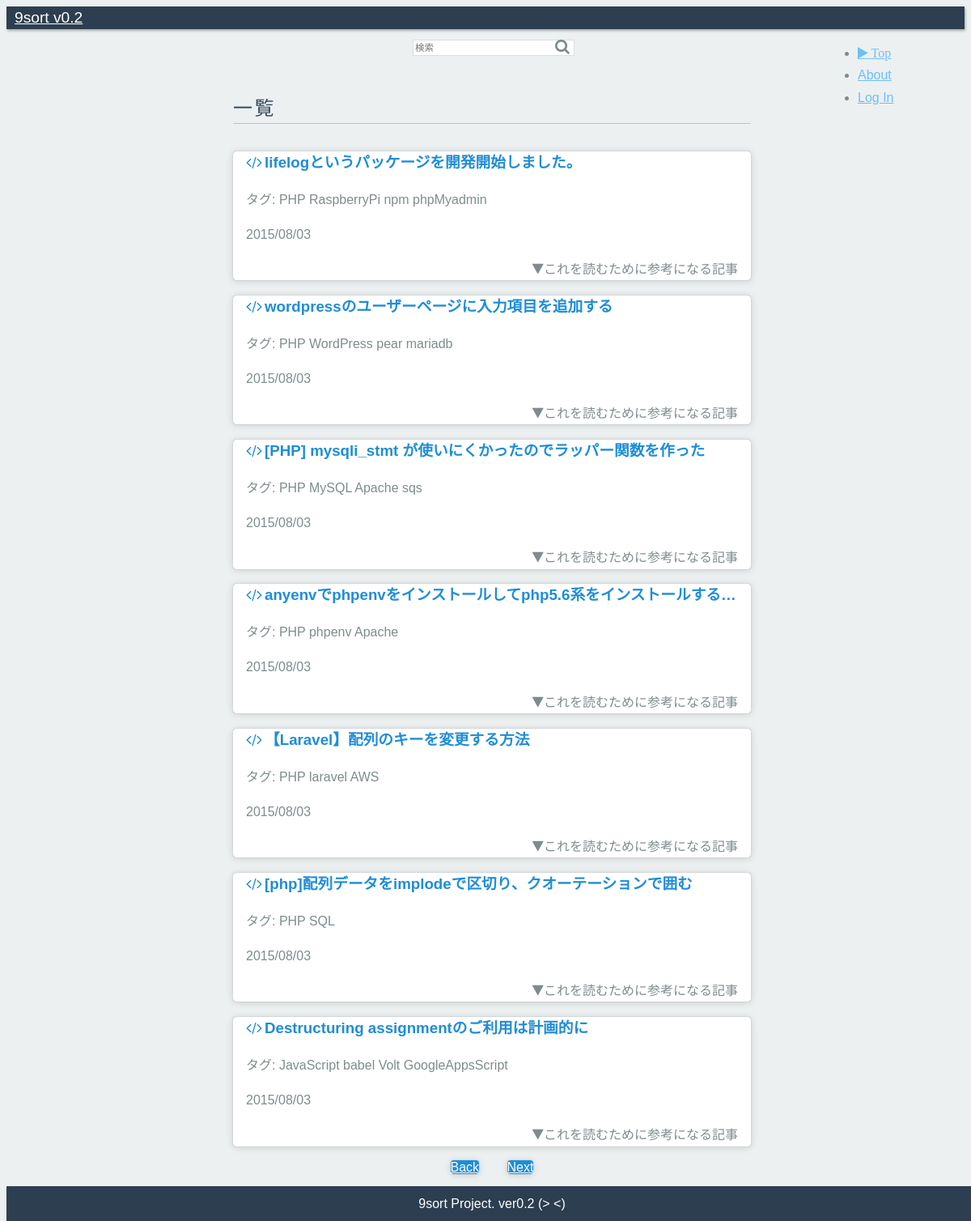
Page /index.php?p=2 on the committed database.
### tables this page shows
CREATE TABLE qiita_js(id integer primary key, title text, url text unique not null, date text, tag1 text, tag2 text, tag3 text, tag4 text, stocks integer, score integer);

### index.php (the view, shortened to what this page needs)
<?php
$SqLite3Path = "./crawl/9sort.sqlite3";
$offset = 0;
$page   = 1;
$key    = "";
$query  = "select * from qiita_js  union
select * from hatena_js union
select * from qiita_php union
select * from hatena_php
order by date desc limit 7 offset ";
$nineSortDB = new SQLite3($SqLite3Path);
if(isset($_GET["p"]) && ctype_digit($_GET["p"]) && 0 < $_GET["p"]) {
  $offset = htmlspecialchars(($_GET["p"]-1)*7);
  $page   = htmlspecialchars($_GET["p"]);
}
$backLink = "<a class='pure-button' href='./index.php?p=".($page-1)."'>Back</a>";
$nextLink = "<a class='pure-button nextbtn' href='./index.php?p=".($page+1)."'>Next</a>";
$queryResults = $nineSortDB->query($query.$offset.";");
?>
<!doctype html>
<html lang="ja">
<head>
  <link rel="stylesheet" href="//yui.yahooapis.com/pure/0.6.0/pure-min.css">
  <link rel="stylesheet" href="//maxcdn.bootstrapcdn.com/font-awesome/4.3.0/css/font-awesome.min.css">
  <link rel="stylesheet" href="css/common.css">
</head>
<body>
  <div class="header">
    <div class="home-menu pure-menu pure-menu-horizontal pure-menu-scrollable pure-menu-fixed">
      <a class="pure-menu-heading" href="./index.php">9sort v0.2</a>
      <form class="pure-menu-heading pure-form" method="get" action="index.php">
        <search class="search">
          <input type="text" class="pure-input-rounded" placeholder="検索" name="q" value="<?php echo $key; ?>">
          <button type="submit" class="search-btn fa fa-search"></button>
        </search>
      </form>
      <ul class="pure-menu-list">
        <li class="pure-menu-item"><a href="index.php" class="pure-menu-link fa fa-play"> Top</a></li>
        <li class="pure-menu-item"><a href="" class="pure-menu-link">About</a></li>
        <li class="pure-menu-item"><a href="" class="pure-menu-link">Log In</a></li>
      </ul>
    </div>
  </div>
  <div class="content-wrapper">
    <div class="content">
      <h2 class="content-head">一覧</h2>
      <div class="pure-g">
        <?php
        $article = $queryResults->fetchArray(SQLITE3_ASSOC);
        $i = 0;
        while($article):
          $article['title'] = htmlspecialchars($article['title'], ENT_QUOTES|ENT_HTML5);
          $tags = htmlspecialchars("タグ: {$article['tag1']} {$article['tag2']} {$article['tag3']} {$article['tag4']}");
          $tags = str_replace(' 0', '', $tags);
        ?>
          <div class="article">
            <label for="Panel<?php echo $i;?>">
              <div class="l-box pure-u-1 pure-u-md-1 pure-u-lg-1">
                <h3 class="content-subhead">
                  <?php echo "<a href='{$article['url']}' target='_blank'><i class='fa fa-code'></i>{$article['title']}</a>"; ?>
                </h3>
                <?php
                echo "<p>{$tags}</p>";
                echo "<p>{$article["date"]}</p>"
                ?>
                <div class="is-right">
                  <i class="fa fa-play fa-rotate-90"></i>これを読むために参考になる記事
                </div>
              </div>
            </label>
          </div>
        <?php
          $i++;
          $article = $queryResults->fetchArray(SQLITE3_ASSOC);
        endwhile;
        ?>
      </div>
      <div class="linkbtn is-center">
        <?php echo $backLink; ?>
        <?php echo $nextLink; ?>
      </div>
    </div>
    <div class="footer is-center">
      9sort Project. ver0.2 (> <)
    </div>
  </div>
</body>
</html>

### css/common.css (style rules this page uses)
* { box-sizing: border-box; -moz-box-sizing: border-box; -webkit-box-sizing: border-box; font-family: 'Noto Sans Japanese', sans-serif; }
body { color: #7f8c8d; font-size: 16px; line-height: 1.7em; background-color: #ecf0f1; }
h2 { color: #34495e; }
h3 { max-width: 620px; white-space: nowrap; overflow: hidden; text-overflow: ellipsis; }
.l-box { padding-left: 1em; padding-right: 1em; }
.is-center { text-align: center; }
.header .pure-form input[type] { color: #34495e; width: 200px; height: 20px; border: 1px solid #ddd; font-size: 60%; box-shadow: none; margin-bottom: 0em; }
.pure-menu-heading.pure-form { position: absolute; left: 50%; margin-left: -100px; top: auto; }
.search-btn { border-style: none; background-color: rgba(0,0,0,0); position: absolute; top: 11px; left: 180px; color: #7f8c8d }
.pure-button { background-color: #1f8dd6; margin: 15px; color: white; border-top-left-radius: 4px; border-top-right-radius: 4px; border-bottom-right-radius: 4px; border-bottom-left-radius: 4px; box-shadow: rgba(0, 0, 0, 0.498039) 0px 0px 1px 0px, rgba(0, 0, 0, 0.14902) 0px 1px 10px 0px; }
.home-menu { box-shadow: 1px 2px 3px rgba(0,0,0, 0.3); background: #2d3e50; }
.pure-menu-horizontal.pure-menu-scrollable { padding: 0px; }
.pure-menu.pure-menu-fixed { border-bottom: none; }
.home-menu .pure-menu-heading { color: white; padding: 7px 10px; font-size: 120%; font-weight: 400; }
.home-menu a { color: #6FBEF3; }
.pure-menu-list { position: absolute; left: 85%; }
a.pure-menu-link.fa.fa-play { padding: 0; color: #6FBEF3; }
.content-wrapper { width: 100%; position: absolute; background: white; margin-top: 40px; background-color: #ecf0f1; z-index: -2; }
.content { max-width: 660px; margin-left: auto; margin-right: auto; padding: 10px; }
.content-head { padding-bottom: 5px; margin-top: 1.4em; margin-bottom: 1.4em; font-weight: 300; text-transform: uppercase; letter-spacing: 0.1em; border-bottom: 1px solid rgba(0, 0, 0, 0.2); box-shadow: rgba(255, 255, 255, 0.3) 0 1px 0; }
.content-subhead { color: #1f8dd6; }
.content-subhead a { color: #1f8dd6; text-decoration: none; }
.content-subhead i { margin-right: 3px; }
.article { background-color: #fff; width: 640px; height: auto; margin-bottom: 12px; border-top-left-radius: 4px; border-top-right-radius: 4px; border-bottom-right-radius: 4px; border-bottom-left-radius: 4px; box-shadow: rgba(0, 0, 0, 0.498039) 0px 0px 1px 0px, rgba(0, 0, 0, 0.14902) 0px 1px 10px 0px; }
.article a { color: #1f8dd6; text-decoration: none; }
.is-right { text-align: right; }
label { display: block; }
.footer { color: white; padding: 0.5em; text-align: center; box-shadow: 1px 2px 3px rgba(0,0,0, 0.3); background: #2d3e50; }

### rows in the picture
qiita_js: title "lifelogというパッケージを開発開始しました。", tags "タグ: PHP RaspberryPi npm phpMyadmin", date "2015/08/03"
qiita_js: title "wordpressのユーザーページに入力項目を追加する", tags "タグ: PHP WordPress pear mariadb", date "2015/08/03"
qiita_js: title "[PHP] mysqli_stmt が使いにくかったのでラッパー関数を作った", tags "タグ: PHP MySQL Apache sqs", date "2015/08/03"
qiita_js: title "anyenvでphpenvをインストールしてphp5.6系をインストールする…", tags "タグ: PHP phpenv Apache", date "2015/08/03"
qiita_js: title "【Laravel】配列のキーを変更する方法", tags "タグ: PHP laravel AWS", date "2015/08/03"
qiita_js: title "[php]配列データをimplodeで区切り、クオーテーションで囲む", tags "タグ: PHP SQL", date "2015/08/03"
qiita_js: title "Destructuring assignmentのご利用は計画的に", tags "タグ: JavaScript babel Volt GoogleAppsScript", date "2015/08/03"
